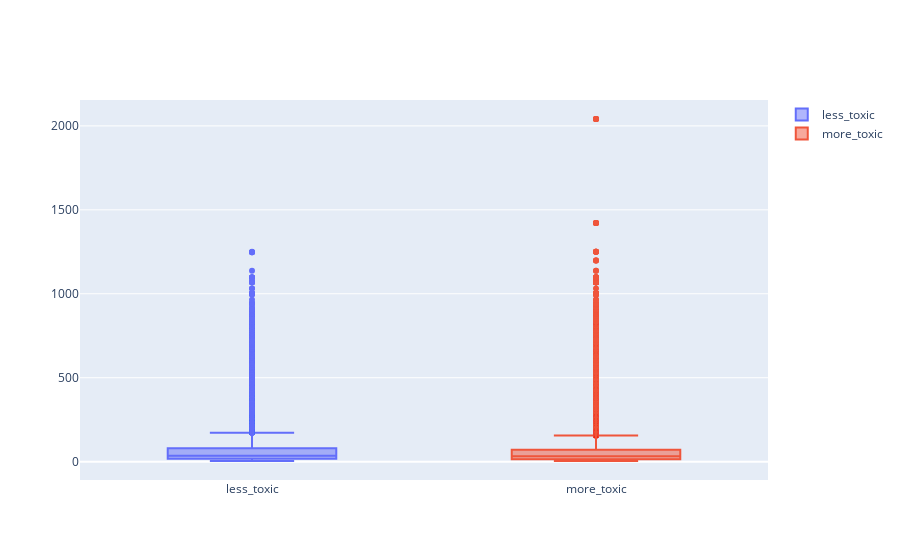

Source (notebook cell):
### Code cell
print("          Box plot of number of words   ")
fig = go.Figure()
fig.add_trace(go.Box(y=less_toxic_words, name = 'less_toxic',))
fig.add_trace(go.Box(y=more_toxic_words, name = 'more_toxic'))
fig.show()

### Figure 1 — Plotly figure (JSON) as saved in the notebook; plotly's stock layout.template omitted (floating-point values rounded to 4 significant figures; data arrays with more than 128 entries replaced by an {"elided": "..."} marker saying what was removed)
{"data": [{"name": "less_toxic", "type": "box", "y": {"elided": "30108 int values"}}, {"name": "more_toxic", "type": "box", "y": {"elided": "30108 int values"}}], "layout": {}}
